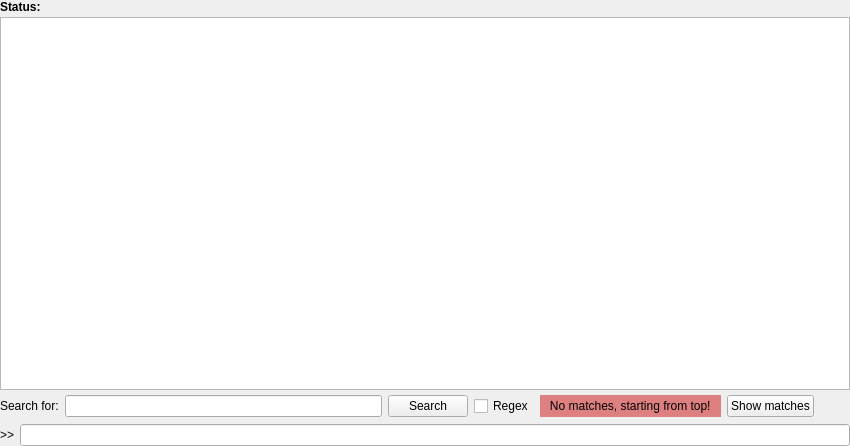
<?xml version="1.0" encoding="UTF-8"?>
<ui version="4.0">
 <class>Form</class>
 <widget class="QWidget" name="Form">
  <property name="geometry">
   <rect>
    <x>0</x>
    <y>0</y>
    <width>850</width>
    <height>446</height>
   </rect>
  </property>
  <property name="windowTitle">
   <string>Form</string>
  </property>
  <layout class="QVBoxLayout" name="verticalLayout">
   <property name="margin">
    <number>0</number>
   </property>
   <item>
    <layout class="QVBoxLayout" name="outViewLayout">
     <property name="spacing">
      <number>3</number>
     </property>
     <item>
      <widget class="QLabel" name="actionLabel">
       <property name="sizePolicy">
        <sizepolicy hsizetype="Ignored" vsizetype="Preferred">
         <horstretch>0</horstretch>
         <verstretch>0</verstretch>
        </sizepolicy>
       </property>
       <property name="font">
        <font>
         <weight>75</weight>
         <bold>true</bold>
         <strikeout>false</strikeout>
         <kerning>true</kerning>
        </font>
       </property>
       <property name="text">
        <string>Status:</string>
       </property>
       <property name="alignment">
        <set>Qt::AlignLeading|Qt::AlignLeft|Qt::AlignVCenter</set>
       </property>
      </widget>
     </item>
     <item>
      <widget class="MessageView" name="outView">
       <property name="focusPolicy">
        <enum>Qt::TabFocus</enum>
       </property>
       <property name="autoFillBackground">
        <bool>true</bool>
       </property>
       <property name="frameShadow">
        <enum>QFrame::Plain</enum>
       </property>
       <property name="tabChangesFocus">
        <bool>true</bool>
       </property>
       <property name="lineWrapMode">
        <enum>QTextEdit::NoWrap</enum>
       </property>
       <property name="openLinks">
        <bool>false</bool>
       </property>
      </widget>
     </item>
     <item>
      <widget class="QFrame" name="grepPanel">
       <property name="sizePolicy">
        <sizepolicy hsizetype="Preferred" vsizetype="Preferred">
         <horstretch>0</horstretch>
         <verstretch>0</verstretch>
        </sizepolicy>
       </property>
       <property name="frameShape">
        <enum>QFrame::NoFrame</enum>
       </property>
       <property name="frameShadow">
        <enum>QFrame::Raised</enum>
       </property>
       <layout class="QHBoxLayout" name="horizontalLayout_2">
        <property name="leftMargin">
         <number>0</number>
        </property>
        <property name="topMargin">
         <number>2</number>
        </property>
        <property name="rightMargin">
         <number>0</number>
        </property>
        <property name="bottomMargin">
         <number>1</number>
        </property>
        <item>
         <widget class="QLabel" name="label_2">
          <property name="text">
           <string>Search for:</string>
          </property>
         </widget>
        </item>
        <item>
         <widget class="HistoryLineEdit" name="grepText"/>
        </item>
        <item>
         <widget class="QPushButton" name="grepSearch">
          <property name="sizePolicy">
           <sizepolicy hsizetype="Minimum" vsizetype="Ignored">
            <horstretch>0</horstretch>
            <verstretch>0</verstretch>
           </sizepolicy>
          </property>
          <property name="text">
           <string>Search</string>
          </property>
          <property name="autoDefault">
           <bool>false</bool>
          </property>
         </widget>
        </item>
        <item>
         <widget class="QCheckBox" name="grepRegex">
          <property name="text">
           <string>Regex</string>
          </property>
         </widget>
        </item>
        <item>
         <widget class="QLabel" name="grepNoMatch">
          <property name="palette">
           <palette>
            <active>
             <colorrole role="WindowText">
              <brush brushstyle="SolidPattern">
               <color alpha="255">
                <red>0</red>
                <green>0</green>
                <blue>0</blue>
               </color>
              </brush>
             </colorrole>
             <colorrole role="Button">
              <brush brushstyle="SolidPattern">
               <color alpha="255">
                <red>223</red>
                <green>128</green>
                <blue>128</blue>
               </color>
              </brush>
             </colorrole>
             <colorrole role="Light">
              <brush brushstyle="SolidPattern">
               <color alpha="255">
                <red>255</red>
                <green>226</green>
                <blue>226</blue>
               </color>
              </brush>
             </colorrole>
             <colorrole role="Midlight">
              <brush brushstyle="SolidPattern">
               <color alpha="255">
                <red>239</red>
                <green>177</green>
                <blue>177</blue>
               </color>
              </brush>
             </colorrole>
             <colorrole role="Dark">
              <brush brushstyle="SolidPattern">
               <color alpha="255">
                <red>111</red>
                <green>64</green>
                <blue>64</blue>
               </color>
              </brush>
             </colorrole>
             <colorrole role="Mid">
              <brush brushstyle="SolidPattern">
               <color alpha="255">
                <red>149</red>
                <green>85</green>
                <blue>85</blue>
               </color>
              </brush>
             </colorrole>
             <colorrole role="Text">
              <brush brushstyle="SolidPattern">
               <color alpha="255">
                <red>0</red>
                <green>0</green>
                <blue>0</blue>
               </color>
              </brush>
             </colorrole>
             <colorrole role="BrightText">
              <brush brushstyle="SolidPattern">
               <color alpha="255">
                <red>255</red>
                <green>255</green>
                <blue>255</blue>
               </color>
              </brush>
             </colorrole>
             <colorrole role="ButtonText">
              <brush brushstyle="SolidPattern">
               <color alpha="255">
                <red>0</red>
                <green>0</green>
                <blue>0</blue>
               </color>
              </brush>
             </colorrole>
             <colorrole role="Base">
              <brush brushstyle="SolidPattern">
               <color alpha="255">
                <red>255</red>
                <green>255</green>
                <blue>255</blue>
               </color>
              </brush>
             </colorrole>
             <colorrole role="Window">
              <brush brushstyle="SolidPattern">
               <color alpha="255">
                <red>223</red>
                <green>128</green>
                <blue>128</blue>
               </color>
              </brush>
             </colorrole>
             <colorrole role="Shadow">
              <brush brushstyle="SolidPattern">
               <color alpha="255">
                <red>0</red>
                <green>0</green>
                <blue>0</blue>
               </color>
              </brush>
             </colorrole>
             <colorrole role="AlternateBase">
              <brush brushstyle="SolidPattern">
               <color alpha="255">
                <red>239</red>
                <green>191</green>
                <blue>191</blue>
               </color>
              </brush>
             </colorrole>
             <colorrole role="ToolTipBase">
              <brush brushstyle="SolidPattern">
               <color alpha="255">
                <red>255</red>
                <green>255</green>
                <blue>220</blue>
               </color>
              </brush>
             </colorrole>
             <colorrole role="ToolTipText">
              <brush brushstyle="SolidPattern">
               <color alpha="255">
                <red>0</red>
                <green>0</green>
                <blue>0</blue>
               </color>
              </brush>
             </colorrole>
            </active>
            <inactive>
             <colorrole role="WindowText">
              <brush brushstyle="SolidPattern">
               <color alpha="255">
                <red>0</red>
                <green>0</green>
                <blue>0</blue>
               </color>
              </brush>
             </colorrole>
             <colorrole role="Button">
              <brush brushstyle="SolidPattern">
               <color alpha="255">
                <red>223</red>
                <green>128</green>
                <blue>128</blue>
               </color>
              </brush>
             </colorrole>
             <colorrole role="Light">
              <brush brushstyle="SolidPattern">
               <color alpha="255">
                <red>255</red>
                <green>226</green>
                <blue>226</blue>
               </color>
              </brush>
             </colorrole>
             <colorrole role="Midlight">
              <brush brushstyle="SolidPattern">
               <color alpha="255">
                <red>239</red>
                <green>177</green>
                <blue>177</blue>
               </color>
              </brush>
             </colorrole>
             <colorrole role="Dark">
              <brush brushstyle="SolidPattern">
               <color alpha="255">
                <red>111</red>
                <green>64</green>
                <blue>64</blue>
               </color>
              </brush>
             </colorrole>
             <colorrole role="Mid">
              <brush brushstyle="SolidPattern">
               <color alpha="255">
                <red>149</red>
                <green>85</green>
                <blue>85</blue>
               </color>
              </brush>
             </colorrole>
             <colorrole role="Text">
              <brush brushstyle="SolidPattern">
               <color alpha="255">
                <red>0</red>
                <green>0</green>
                <blue>0</blue>
               </color>
              </brush>
             </colorrole>
             <colorrole role="BrightText">
              <brush brushstyle="SolidPattern">
               <color alpha="255">
                <red>255</red>
                <green>255</green>
                <blue>255</blue>
               </color>
              </brush>
             </colorrole>
             <colorrole role="ButtonText">
              <brush brushstyle="SolidPattern">
               <color alpha="255">
                <red>0</red>
                <green>0</green>
                <blue>0</blue>
               </color>
              </brush>
             </colorrole>
             <colorrole role="Base">
              <brush brushstyle="SolidPattern">
               <color alpha="255">
                <red>255</red>
                <green>255</green>
                <blue>255</blue>
               </color>
              </brush>
             </colorrole>
             <colorrole role="Window">
              <brush brushstyle="SolidPattern">
               <color alpha="255">
                <red>223</red>
                <green>128</green>
                <blue>128</blue>
               </color>
              </brush>
             </colorrole>
             <colorrole role="Shadow">
              <brush brushstyle="SolidPattern">
               <color alpha="255">
                <red>0</red>
                <green>0</green>
                <blue>0</blue>
               </color>
              </brush>
             </colorrole>
             <colorrole role="AlternateBase">
              <brush brushstyle="SolidPattern">
               <color alpha="255">
                <red>239</red>
                <green>191</green>
                <blue>191</blue>
               </color>
              </brush>
             </colorrole>
             <colorrole role="ToolTipBase">
              <brush brushstyle="SolidPattern">
               <color alpha="255">
                <red>255</red>
                <green>255</green>
                <blue>220</blue>
               </color>
              </brush>
             </colorrole>
             <colorrole role="ToolTipText">
              <brush brushstyle="SolidPattern">
               <color alpha="255">
                <red>0</red>
                <green>0</green>
                <blue>0</blue>
               </color>
              </brush>
             </colorrole>
            </inactive>
            <disabled>
             <colorrole role="WindowText">
              <brush brushstyle="SolidPattern">
               <color alpha="255">
                <red>111</red>
                <green>64</green>
                <blue>64</blue>
               </color>
              </brush>
             </colorrole>
             <colorrole role="Button">
              <brush brushstyle="SolidPattern">
               <color alpha="255">
                <red>223</red>
                <green>128</green>
                <blue>128</blue>
               </color>
              </brush>
             </colorrole>
             <colorrole role="Light">
              <brush brushstyle="SolidPattern">
               <color alpha="255">
                <red>255</red>
                <green>226</green>
                <blue>226</blue>
               </color>
              </brush>
             </colorrole>
             <colorrole role="Midlight">
              <brush brushstyle="SolidPattern">
               <color alpha="255">
                <red>239</red>
                <green>177</green>
                <blue>177</blue>
               </color>
              </brush>
             </colorrole>
             <colorrole role="Dark">
              <brush brushstyle="SolidPattern">
               <color alpha="255">
                <red>111</red>
                <green>64</green>
                <blue>64</blue>
               </color>
              </brush>
             </colorrole>
             <colorrole role="Mid">
              <brush brushstyle="SolidPattern">
               <color alpha="255">
                <red>149</red>
                <green>85</green>
                <blue>85</blue>
               </color>
              </brush>
             </colorrole>
             <colorrole role="Text">
              <brush brushstyle="SolidPattern">
               <color alpha="255">
                <red>111</red>
                <green>64</green>
                <blue>64</blue>
               </color>
              </brush>
             </colorrole>
             <colorrole role="BrightText">
              <brush brushstyle="SolidPattern">
               <color alpha="255">
                <red>255</red>
                <green>255</green>
                <blue>255</blue>
               </color>
              </brush>
             </colorrole>
             <colorrole role="ButtonText">
              <brush brushstyle="SolidPattern">
               <color alpha="255">
                <red>111</red>
                <green>64</green>
                <blue>64</blue>
               </color>
              </brush>
             </colorrole>
             <colorrole role="Base">
              <brush brushstyle="SolidPattern">
               <color alpha="255">
                <red>223</red>
                <green>128</green>
                <blue>128</blue>
               </color>
              </brush>
             </colorrole>
             <colorrole role="Window">
              <brush brushstyle="SolidPattern">
               <color alpha="255">
                <red>223</red>
                <green>128</green>
                <blue>128</blue>
               </color>
              </brush>
             </colorrole>
             <colorrole role="Shadow">
              <brush brushstyle="SolidPattern">
               <color alpha="255">
                <red>0</red>
                <green>0</green>
                <blue>0</blue>
               </color>
              </brush>
             </colorrole>
             <colorrole role="AlternateBase">
              <brush brushstyle="SolidPattern">
               <color alpha="255">
                <red>223</red>
                <green>128</green>
                <blue>128</blue>
               </color>
              </brush>
             </colorrole>
             <colorrole role="ToolTipBase">
              <brush brushstyle="SolidPattern">
               <color alpha="255">
                <red>255</red>
                <green>255</green>
                <blue>220</blue>
               </color>
              </brush>
             </colorrole>
             <colorrole role="ToolTipText">
              <brush brushstyle="SolidPattern">
               <color alpha="255">
                <red>0</red>
                <green>0</green>
                <blue>0</blue>
               </color>
              </brush>
             </colorrole>
            </disabled>
           </palette>
          </property>
          <property name="autoFillBackground">
           <bool>true</bool>
          </property>
          <property name="text">
           <string>   No matches, starting from top!   </string>
          </property>
         </widget>
        </item>
        <item>
         <widget class="QPushButton" name="grepOccur">
          <property name="text">
           <string>Show matches</string>
          </property>
         </widget>
        </item>
        <item>
         <widget class="QPushButton" name="grepClose">
          <property name="sizePolicy">
           <sizepolicy hsizetype="Fixed" vsizetype="Ignored">
            <horstretch>0</horstretch>
            <verstretch>0</verstretch>
           </sizepolicy>
          </property>
          <property name="minimumSize">
           <size>
            <width>30</width>
            <height>0</height>
           </size>
          </property>
          <property name="maximumSize">
           <size>
            <width>30</width>
            <height>16777215</height>
           </size>
          </property>
          <property name="icon">
           <iconset resource="../../../../resources/nicos-gui.qrc">
            <normaloff>:/close</normaloff>:/close</iconset>
          </property>
          <property name="iconSize">
           <size>
            <width>22</width>
            <height>22</height>
           </size>
          </property>
          <property name="flat">
           <bool>true</bool>
          </property>
         </widget>
        </item>
       </layout>
      </widget>
     </item>
    </layout>
   </item>
   <item>
    <widget class="QFrame" name="inputFrame">
     <property name="frameShape">
      <enum>QFrame::NoFrame</enum>
     </property>
     <property name="frameShadow">
      <enum>QFrame::Raised</enum>
     </property>
     <layout class="QHBoxLayout" name="horizontalLayout">
      <property name="margin">
       <number>0</number>
      </property>
      <item>
       <widget class="QLabel" name="promptLabel">
        <property name="text">
         <string>&gt;&gt;</string>
        </property>
        <property name="buddy">
         <cstring>commandInput</cstring>
        </property>
       </widget>
      </item>
      <item>
       <widget class="CommandLineEdit" name="commandInput">
        <property name="autoFillBackground">
         <bool>true</bool>
        </property>
       </widget>
      </item>
     </layout>
    </widget>
   </item>
  </layout>
  <action name="actionGrep">
   <property name="text">
    <string>Find...</string>
   </property>
   <property name="shortcut">
    <string>Ctrl+F</string>
   </property>
  </action>
  <action name="actionPrint">
   <property name="icon">
    <iconset resource="../../../../resources/nicos-gui.qrc">
     <normaloff>:/print</normaloff>:/print</iconset>
   </property>
   <property name="text">
    <string>&amp;Print...</string>
   </property>
   <property name="shortcut">
    <string>Ctrl+P</string>
   </property>
  </action>
  <action name="actionSave">
   <property name="icon">
    <iconset resource="../../../../resources/nicos-gui.qrc">
     <normaloff>:/save</normaloff>:/save</iconset>
   </property>
   <property name="text">
    <string>&amp;Save as...</string>
   </property>
   <property name="shortcut">
    <string>Ctrl+Shift+S</string>
   </property>
  </action>
  <action name="actionCopy">
   <property name="icon">
    <iconset resource="../../../../resources/nicos-gui.qrc">
     <normaloff>:/copy</normaloff>:/copy</iconset>
   </property>
   <property name="text">
    <string>Copy</string>
   </property>
   <property name="toolTip">
    <string>Copy selected text</string>
   </property>
   <property name="shortcut">
    <string>Ctrl+C</string>
   </property>
   <property name="shortcutContext">
    <enum>Qt::WidgetWithChildrenShortcut</enum>
   </property>
  </action>
  <action name="actionAllowLineWrap">
   <property name="checkable">
    <bool>true</bool>
   </property>
   <property name="text">
    <string>Allow line wrap</string>
   </property>
   <property name="shortcut">
    <string>Ctrl+ALT+W</string>
   </property>
  </action>
  <action name="actionAttachElog">
    <property name="text">
      <string>Attach to electronic log</string>
    </property>
  </action>
 </widget>
 <customwidgets>
  <customwidget>
   <class>MessageView</class>
   <extends>QTextBrowser</extends>
   <header>nicos_ess.gui.widgets.messageview.h</header>
  </customwidget>
  <customwidget>
   <class>HistoryLineEdit</class>
   <extends>QLineEdit</extends>
   <header>nicos.clients.gui.widgets.lineedit.h</header>
  </customwidget>
  <customwidget>
   <class>CommandLineEdit</class>
   <extends>QLineEdit</extends>
   <header>nicos.clients.gui.widgets.lineedit.h</header>
  </customwidget>
 </customwidgets>
 <resources>
  <include location="../../../../resources/nicos-gui.qrc"/>
 </resources>
 <connections/>
</ui>
